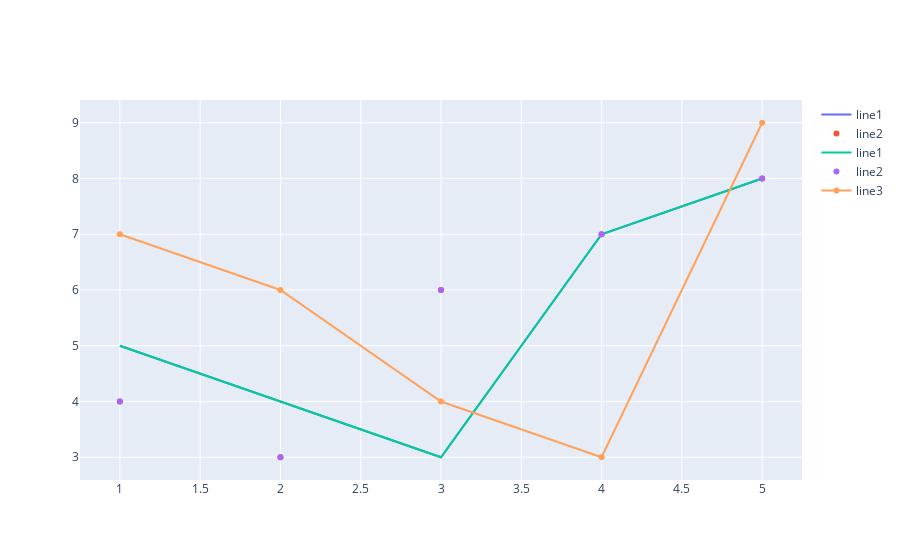

The code cell stored with this chart in its notebook:
### Code cell
fig.add_trace(go.Scatter(x=x1,y=y1,name='line1',mode='lines'))
fig.add_trace(go.Scatter(x=x2,y=y2,name='line2',mode='markers'))
fig.add_trace(go.Scatter(x=x,y=y ,name='line3',mode='lines+markers'))

### Figure 1 — Plotly figure (JSON) as saved in the notebook; plotly's stock layout.template omitted (floating-point values rounded to 4 significant figures)
{"data": [{"mode": "lines", "name": "line1", "type": "scatter", "x": [1, 2, 3, 4, 5], "y": [5, 4, 3, 7, 8]}, {"mode": "markers", "name": "line2", "type": "scatter", "x": [1, 2, 3, 4, 5], "y": [4, 3, 6, 7, 8]}, {"mode": "lines", "name": "line1", "type": "scatter", "x": [1, 2, 3, 4, 5], "y": [5, 4, 3, 7, 8]}, {"mode": "markers", "name": "line2", "type": "scatter", "x": [1, 2, 3, 4, 5], "y": [4, 3, 6, 7, 8]}, {"mode": "lines+markers", "name": "line3", "type": "scatter", "x": [1, 2, 3, 4, 5], "y": [7, 6, 4, 3, 9]}], "layout": {}}
